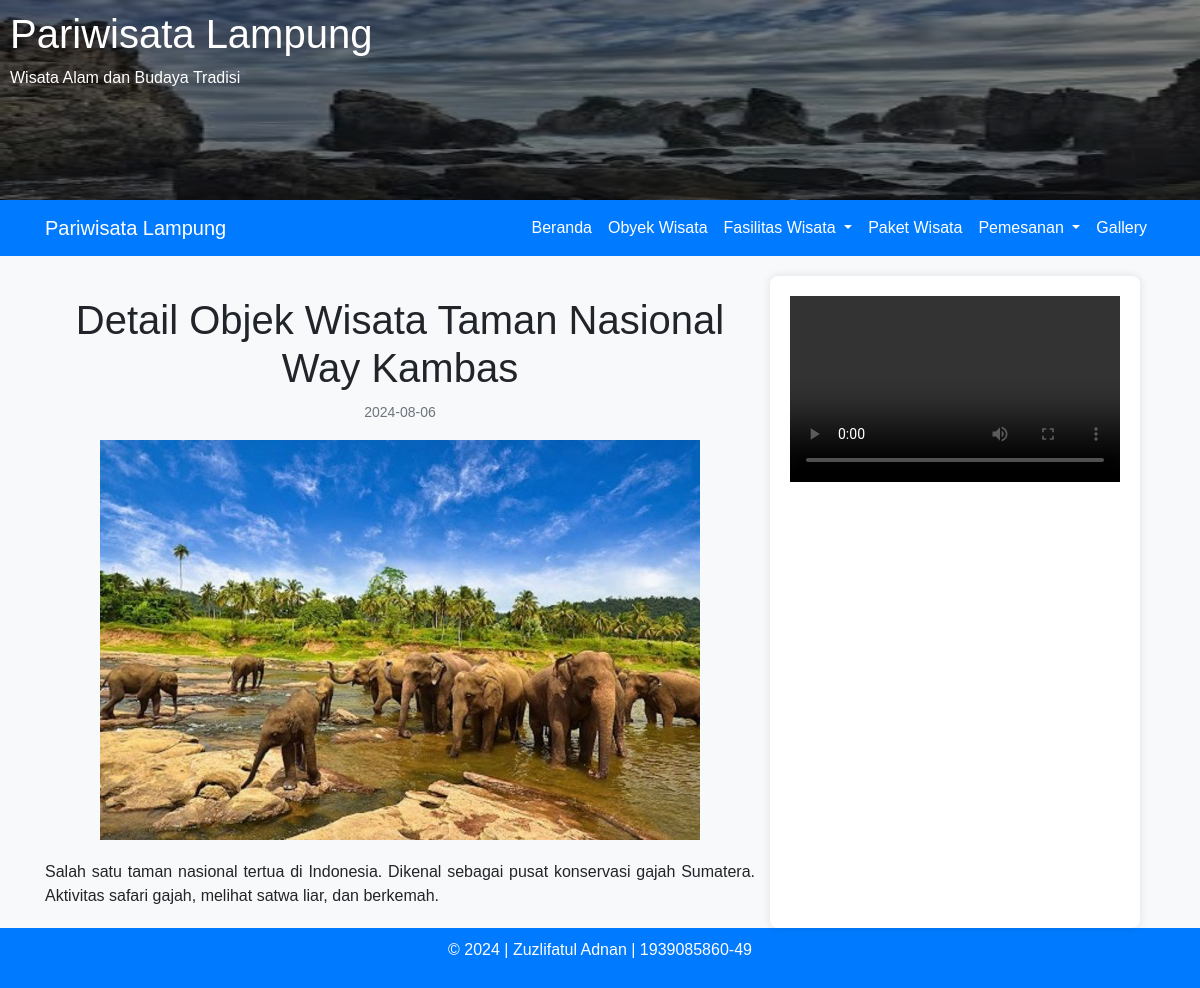
The page /objekWisataDetail.php?id=8 on the database its author committed.
### tables this page shows
CREATE TABLE `objekwisata` (
  `id` int(11) NOT NULL,
  `nama` varchar(255) NOT NULL,
  `deskripsi` text NOT NULL,
  `foto` varchar(255) NOT NULL,
  `tglUpload` date NOT NULL,
  `created_at` timestamp NULL DEFAULT NULL,
  `updated_at` timestamp NULL DEFAULT NULL
);

### objekWisataDetail.php (the view, shortened to what this page needs)
<?php
include 'config/db.php';
$wisata = isset($_GET['id']) ? (int) $_GET['id'] : 0;
function fetchWisata($conn, $id)
{
    $sql = "SELECT id, nama, deskripsi, foto, tglUpload FROM objekwisata WHERE id = ?";
    $stmt = $conn->prepare($sql);
    $stmt->bind_param("i", $id);
    $stmt->execute();
    $result = $stmt->get_result();
    if ($result->num_rows > 0) {
        return $result->fetch_assoc();
    } else {
        return null;
    }
}
$wisatas = fetchWisata($conn, $wisata);
?>
<!DOCTYPE html>
<html lang="en">
<head>
    <link href="assets/css/bootstrap.min.css" rel="stylesheet">
    <link href="assets/css/styles.css" rel="stylesheet">
    <link href="assets/css/styles2.css" rel="stylesheet">
</head>
<body>
    <?php include 'templates/userHeader.php'; ?>
    <?php include 'templates/userNav.php'; ?>
    <main class="container content">
        <div class="row">
            <div class="col-md-8">
                <div class="wisata-header">
                    <h1>Detail Objek Wisata <?php echo htmlspecialchars($wisatas['nama']); ?></h1>
                    <p><small class="text-muted"><?php echo htmlspecialchars($wisatas['tglUpload']); ?></small></p>
                    <img src="admin/<?php echo htmlspecialchars($wisatas['foto']); ?>"
                        alt="<?php echo htmlspecialchars($wisatas['nama']); ?>">
                </div>
                <div class="wisata-body">
                    <p><?php echo nl2br(htmlspecialchars($wisatas['deskripsi'])); ?></p>
                </div>
            </div>
            <div class="col-md-4">
                <div class="embed-responsive embed-responsive-16by9 mb-4">
                    <video class="embed-responsive-item" controls>
                        <source src="assets/video/video.mp4" type="video/mp4">
                    </video>
                </div>
            </div>
        </div>
    </main>
    <?php include 'templates/footer.php'; ?>
</body>
</html>

### assets/css/styles.css (style rules this page uses)
.content { margin-top: 20px; }
.wisata-header { margin: 20px 0; text-align: center; }
.wisata-header img { width: 100%; height: auto; max-width: 600px; max-height: 400px; object-fit: cover; }
.wisata-body { margin: 20px 0; }
.wisata-body p { text-align: justify; }

### assets/css/styles2.css (style rules this page uses)
body { background-color: #f8f9fa; font-family: Arial, sans-serif; }
.row { width: 100%; }
.col-md-4 { background: #ffffff; padding: 20px; border-radius: 8px; box-shadow: 0 0 10px rgba(0, 0, 0, 0.1); }

### objekWisataDetail.php (style rules this page uses)
.wisata-header { margin: 20px 0; text-align: center; }
.wisata-header img { width: 100%; height: auto; max-width: 600px; max-height: 400px; object-fit: cover; }
.wisata-body { margin: 20px 0; }
.wisata-body p { text-align: justify; }

### rows shown on the page
objekwisata: nama "Taman Nasional Way Kambas", tglUpload "2024-08-06", foto (picture), deskripsi "Salah satu taman nasional tertua di Indonesia. Dikenal sebagai pusat konservasi gajah Sumatera. Aktivitas safari gajah, melihat satwa liar, dan berkemah."
